Frame 1 (no input): blank canvas, image omitted
Frame 60 (the mouse pressed at the canvas centre just before this capture): blank canvas, image omitted
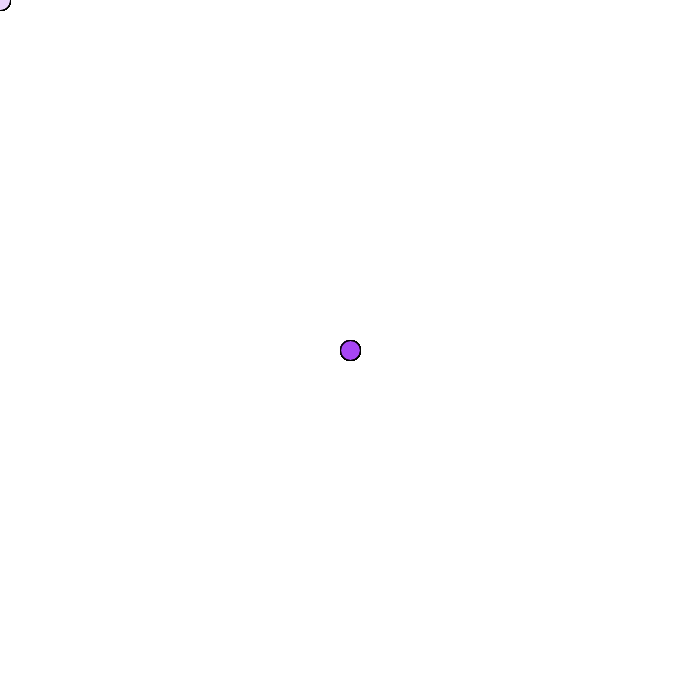
Frame 120 (the mouse held since frame 60 and released just before this capture)

The Processing sketch whose frames 1 and 60 were blank and that drew this single picture after the mouse press (run headless with seeded random() and noise(); from frame 60 on, the mouse is pressed at the canvas centre):

// Processing sketch: processing_171544
// ── processing_171544.pde

void setup() {
  size(700,700); //creates the size of the usable area
  background(255); //sets background white
}


void draw(){
ellipse(pmouseX,pmouseY,20,20); // makes the circle follow the mouse cursor and repeatedly copies itself wherever it goes

}
void drawFace(int x,int y){
  ellipse(x,y,50,60); //the circle
}
  
 void mousePressed(){
   if (mousePressed){ //activates when the mouse is pressed
   fill(random(255), random(255), random (255), random(255)); //click mouse to change into random color
 }
 }
